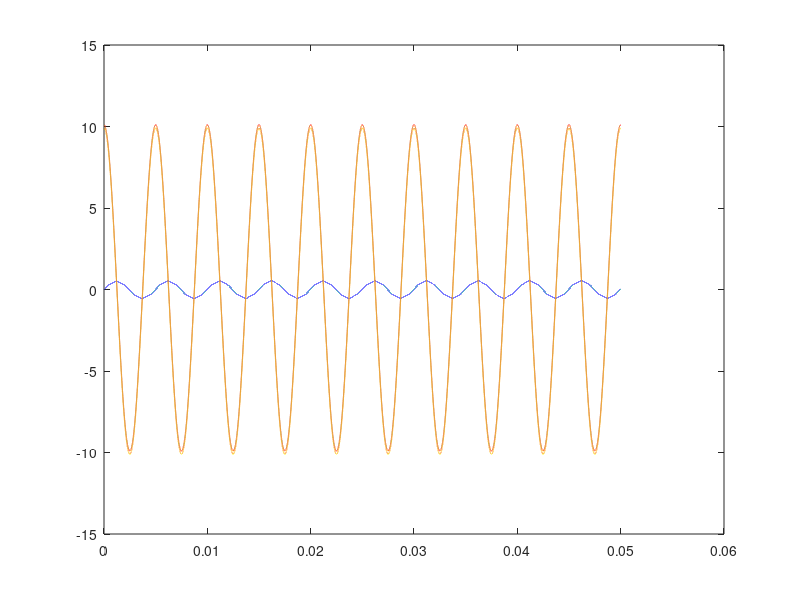

MATLAB code to generate this figure:
clear all
clc

r = 0.1;
L = 5e-3;
I_dsr = 10;
w_ac = 400*pi;
f_ac = w_ac/(2*pi);
T_ac = 1/f_ac;
del_t = T_ac/10000;
t_end = 10*T_ac;

Vdc_min = sqrt(3)*sqrt(((r*I_dsr)^2) + ((w_ac*L*I_dsr)^2))
fprintf("Minimum Vdc is %4f.\n",Vdc_min)
Vdc = input("Input Vdc > Vdc_min:")

h = I_dsr/100;

i_as(1) = 0;
i_bs(1) = 0;
i_cs(1) = 0;

T1(1) = 1;
T4(1) = 0;

T2(1) = 1;
T5(1) = 0;

T3(1) = 1;
T6(1) = 0;

t(1) = 0;
k = 1;


while t < t_end
    V_ag(k) = T1(k)*Vdc;
    V_bg(k) = T2(k)*Vdc;
    V_cg(k) = T3(k)*Vdc;
    
    V_as(k) = (2/3)*V_ag(k) - (1/3)*V_bg(k) - (1/3)*V_cg(k);
    V_bs(k) = (2/3)*V_bg(k) - (1/3)*V_ag(k) - (1/3)*V_cg(k);
    V_cs(k) = (2/3)*V_cg(k) - (1/3)*V_ag(k) - (1/3)*V_bg(k);
    
    i_as(k+1) = i_as(k) + del_t*(V_as(k) - r*i_as(k))/L;
    i_bs(k+1) = i_bs(k) + del_t*(V_bs(k) - r*i_bs(k))/L;
    i_cs(k+1) = i_cs(k) + del_t*(V_cs(k) - r*i_cs(k))/L;
    
    if i_as(k+1) > I_dsr*cos(w_ac*t(k)) + h
        T4(k+1) = 1;
        T1(k+1) = 0;
    elseif i_as(k+1) < I_dsr*cos(w_ac*t(k)) - h
        T4(k+1) = 0;
        T1(k+1) = 1;
    else
        T4(k+1) = T4(k);
        T1(k+1) = T1(k);
    end
    
    if i_bs(k+1) > I_dsr*cos(w_ac*t(k) - 2*pi/3) + h
        T5(k+1) = 1;
        T2(k+1) = 0;
    elseif i_bs(k+1) < I_dsr*cos(w_ac*t(k) - 2*pi/3) - h
        T5(k+1) = 0;
        T2(k+1) = 1;
    else
        T5(k+1) = T5(k);
        T2(k+1) = T2(k);
    end
    
    if i_cs(k+1) > I_dsr*cos(w_ac*t(k) + 2*pi/3) + h
        T6(k+1) = 1;
        T3(k+1) = 0;
    elseif i_cs(k+1) < I_dsr*cos(w_ac*t(k) + 2*pi/3) - h
        T6(k+1) = 0;
        T3(k+1) = 1;
    else
        T6(k+1) = T6(k);
        T3(k+1) = T3(k);
    end
    
    t(k+1) = t(k) + del_t;
    k = k + 1;
end

Ias_hys_upper = I_dsr*cos(w_ac*t) + h;
Ias_hys_lower = I_dsr*cos(w_ac*t) - h;

figure;
plot(t,i_as)
hold on
plot(t,Ias_hys_upper)
hold on
plot(t,Ias_hys_lower)
    
    

